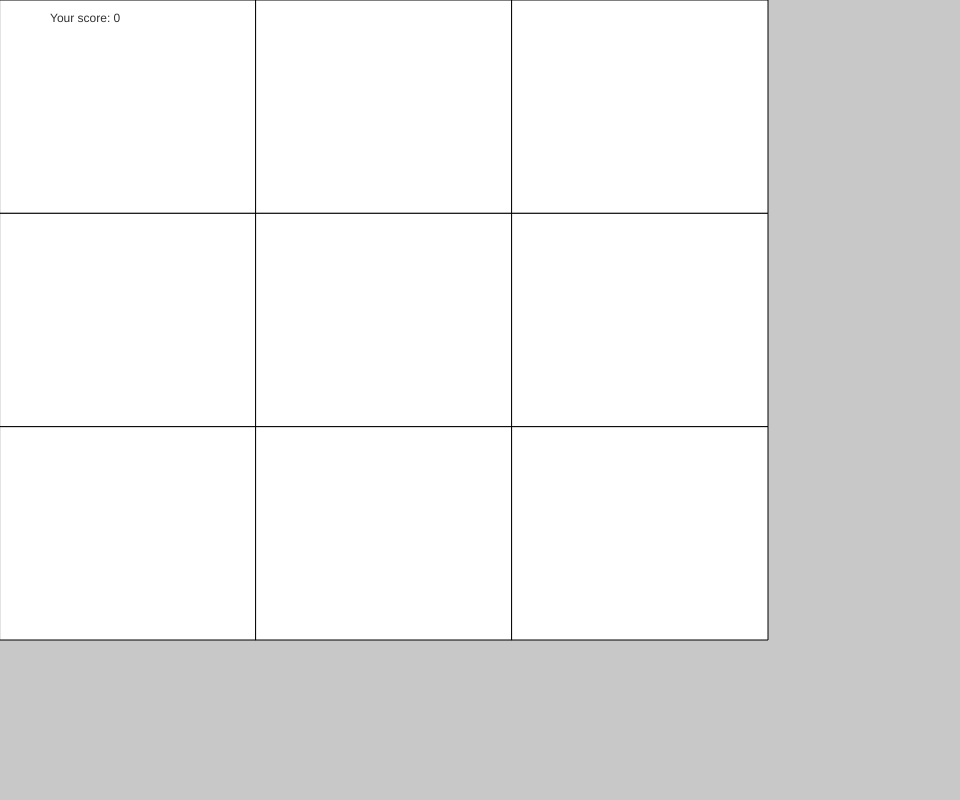
Frame 1 (no input)
Frame 60 (no input): identical to frame 1, image omitted
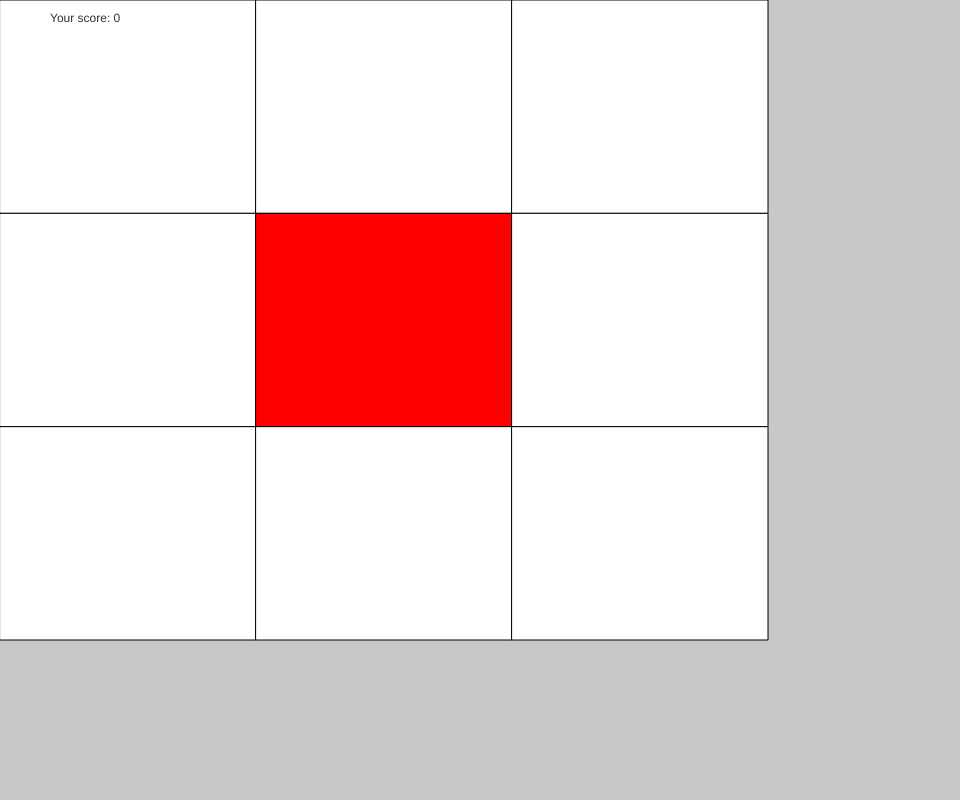
Frame 120 (the mouse pressed at the canvas centre since frame 60)

The p5.js sketch that drew these frames (run headless with seeded random() and noise() and a simulated clock; from frame 60 on, the mouse is pressed at the canvas centre):

// p5.js sketch
// ── sketch.js
//tic tac toe

// You will be playing against the computer in this tic tac toe game. The computer will try to guess your moves and counter them, whether
// that be making the game a tie or winning by making it's own row/column. Complete as many rounds as you want

let grid = [[0,0,0],
            [0,0,0],      
            [0,0,0]];
let rows = grid.length;
let cols = grid[0].length;
let cellWidth;
let cellHeight;
let s = 0;
let t = "Your score: ";

function setup() {
  let myCanvas = createCanvas(windowWidth*0.8, windowHeight*0.8);
  myCanvas.position(windowWidth*0.1, windowHeight*0.1);
  
  grid = createEmptyGrid(rows, cols);
  cellWidth = width*0.8 / cols;
  cellHeight = height*0.8 / rows;
}

function draw() {
  background(200);
  displayGrid();
  displayText();
}

function mousePressed() {
   let x = Math.floor(mouseX / cellWidth);
   let y = Math.floor(mouseY / cellHeight);

   playerTurn(x, y); 
}

function playerTurn(x, y) { //this is where things get ugly
  if (grid[y][x] === 0) {
    grid[y][x] = 1;
    aiTurn(x, y);
    if (grid[0][0] === 1 && grid[0][1] === 1 && grid[0][2] === 1) { //if row 1 is red straight across
      s = s + 1;
      grid = createEmptyGrid(rows, cols); 
    }
    else if (grid[1][0] === 1 && grid[1][1] === 1 && grid[1][2] === 1) { //if row 2 is red straight across
      s = s + 1;
      grid = createEmptyGrid(rows, cols); 
    }
    else if (grid[2][0] === 1 && grid[2][1] === 1 && grid[2][2] === 1) { //if row 3 is red straight across
      s = s + 1;
      grid = createEmptyGrid(rows, cols); 
    }
    else if (grid[0][0] === 1 && grid[1][0] === 1 && grid[2][0] === 1) { //if col 1 is red straight down
      s = s + 1;
      grid = createEmptyGrid(rows, cols); 
    }
    else if (grid[0][1] === 1 && grid[1][1] === 1 && grid[2][1] === 1) { //if col 2 is red straight down
      s = s + 1;
      grid = createEmptyGrid(rows, cols); 
    }
    else if (grid[0][2] === 1 && grid[1][2] === 1 && grid[2][2] === 1) { //if col 3 is red straight down
      s = s + 1;
      grid = createEmptyGrid(rows, cols); 
    }
    else if (grid[0][0] === 1 && grid[1][1] === 1 && grid[2][2] === 1) { //if a red row is diagonal thats leaning down right or leaning up left (basically if it looks like this: \)
      s = s + 1;
      grid = createEmptyGrid(rows, cols);
    }
    else if (grid[0][2] === 1 && grid[1][1] === 1 && grid[2][0] === 1) { //if a red row is diagonal thats leaning down left or leaning up right (basically if it looks like this: /)
      s = s + 1;
      grid = createEmptyGrid(rows, cols);
    }
  }  
}

function aiTurn(x, y) {
  if (grid[0][0] === 1) { // if the top left square is red
    if (grid[0][0] === 1 && grid[0][1] === 1) { //is the top left square red and the top middle square red?
      if (grid[0][2] === 0) { //is the top right square free?
        grid[0][2] = 2;
      }
    }
    else if (grid[0][0] === 1 && grid[0][2] === 1) { //is the top left square red and is the top right square red?
      if (grid[0][1] === 0) { //is the top middle square free?
        grid[0][1] = 2;
      }
    }
    else if (grid[0][0] === 1 && grid[1][1] === 1) { //is the player trying to get a diagonal line?
      if (grid[2][2] === 0) { //is the bottom left square free?
        grid[2][2] = 2;
    }
  }
    else if (grid[0][0] === 1 && grid[2][2] === 1) { //is the player trying to get a diagonal line but the middle is still white?
      if (grid[1][1] === 0) { //is the middle square free?
        grid[1][1] = 2;
    }
  }
    else if (grid[0][0] === 1 && grid[1][0] === 1) { //is the top left square red and the square below it red?
      if (grid[2][0] === 0) { //is the bottom left square free?
        grid[2][0] = 2;
  }
  }
  }
  
  if (grid[0][1] === 1) { //is the top middle square red?
   if (grid[0][1] === 1 && grid[1][1] === 1) { //are both the top middle and the middle red?
      if (grid[2][1] === 0) { //is the bottom middle square free?
        grid[2][1] = 2;
      }
    }
    else if (grid[0][1] === 1 && grid[2][1] === 1) { //are both the top middle and the bottom middle red?
      if (grid[1][1] === 0) { //is the middle square free?
        grid[1][1] = 2;
      }
    }
    else if (grid[0][1] === 1 && grid[0][2] === 1) { //are both the top middle and top right square red?
      if (grid[0][0] === 0) { //is the top right square free?
        grid[0][0] = 2;
    }
  }
}
if (grid[0][2] === 1) { //is the top right square red?
  if (grid[0][2] === 1 && grid[1][2] === 1) { //are both the top right and the middle right red?
     if (grid[2][2] === 0) { //is the bottom right square free?
       grid[2][2] = 2;
     }
   }
   else if (grid[0][2] === 1 && grid[1][1] === 1) { //are both the top right and the middle red?
     if (grid[2][0] === 0) { //is the bottom left square free?
       grid[2][0] = 2;
     }
   }
   else if (grid[0][2] === 1 && grid[2][2] === 1) { //are both the top right and bottom right square red?
     if (grid[1][2] === 0) { //is the top right square free?
       grid[1][2] = 2;
   }
 }
    else if (grid[0][2] === 1 && grid[2][0] === 1) { //are both the top right and bottom lefy square red?
      if (grid[1][1] === 0) { //is the middle square free?
    grid[1][1] = 2;
    }
  }
}
if (grid[1][0] === 1) { //is the middle left square red?
  if (grid[1][0] === 1 && grid[1][1] === 1) { //are both the middle left and the square beside it red?
     if (grid[1][2] === 0) { //is the middle right square free?
       grid[1][2] = 2;
     }
   }
   else if (grid[1][0] === 1 && grid[2][0] === 1) { //are both the middle left and the square below it red?
     if (grid[0][0] === 0) { //is the top left square free?
       grid[0][0] = 2;
     }
   }
   else if (grid[1][0] === 1 && grid[0][0] === 1) { 
     if (grid[2][0] === 0) {
       grid[2][0] = 2;
     }
   }
  }
if (grid[1][1] === 1) { //is the middle square in the second row red?
  if (grid[1][1] === 1 && grid[0][0] === 1) {
    if (grid[2][2] === 0) {
      grid[2][2] = 2;
    }
  }
}
}

function displayGrid() {
    for (let y=0; y<rows; y++) {
      for (let x=0; x<cols; x++) {
        if (grid[y][x] === 0) {
          fill("white");
        }
        if (grid[y][x] === 1) {
          fill("red");
        }
        if (grid[y][x] === 2) {
          fill("blue");
        }
        rect(x*cellWidth, y*cellHeight, cellWidth, cellHeight);
      }
    }
}


function displayText() {
  fill(50);
  textAlign(LEFT, BOTTOM);
  text (t + s, 50, 25);
}

function createEmptyGrid(cols, rows) {
  let empty = [];
  for (let y=0; y<rows; y++) {
    empty.push([]);
    for (let x=0; x<cols; x++) {
      empty[y].push(0);
    }
  }
  return empty;
}
